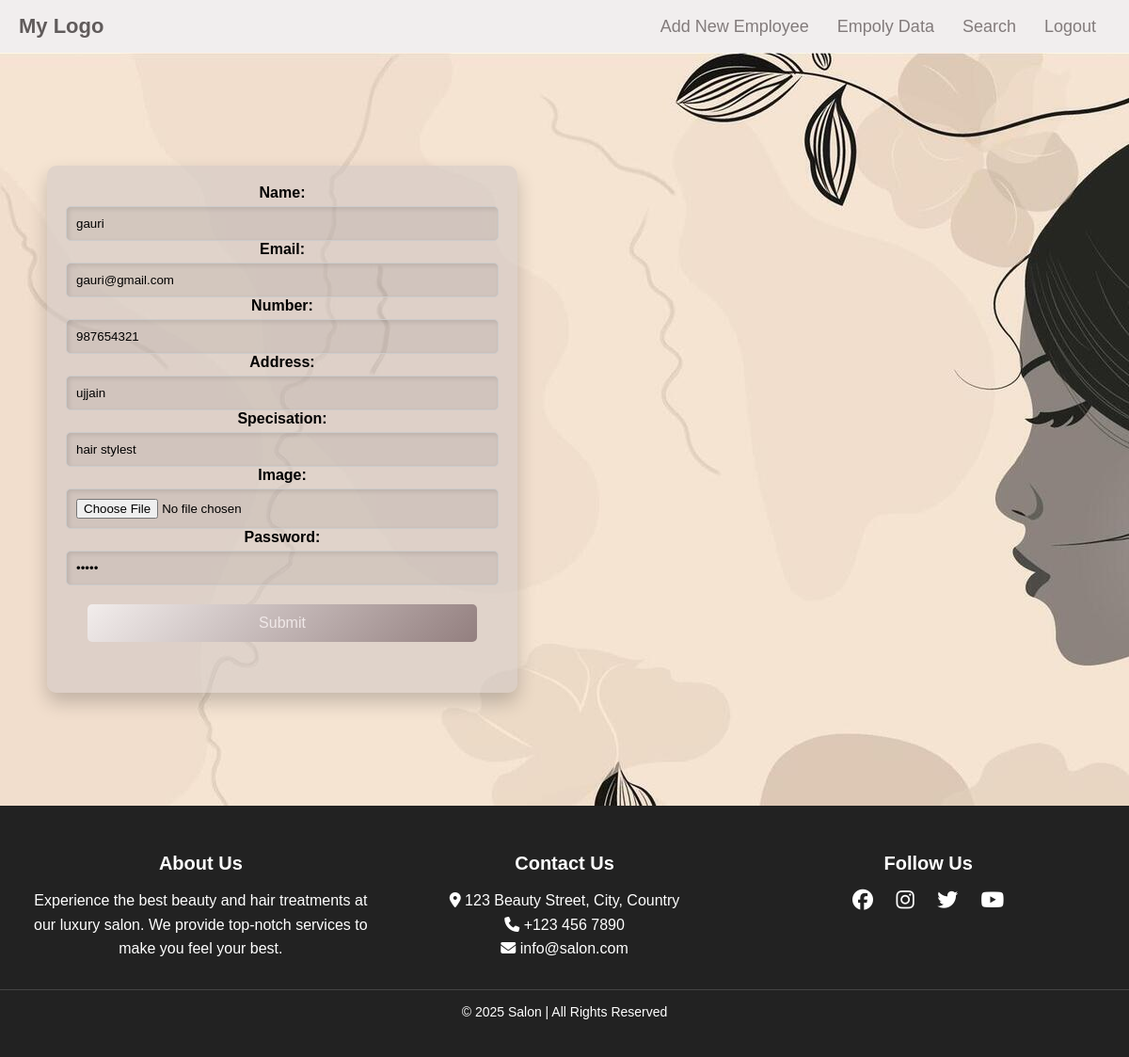
Page /update/3 on the committed database.
### app/models.py (models this page shows)
class Empoly(models.Model):
    name = models.CharField(max_length=100)
    email = models.EmailField(max_length=100)
    phone = models.IntegerField()
    address = models.CharField(max_length=100)
    Specilastion=models.CharField(max_length=100)
    image=models.ImageField(upload_to = 'image/')
    password=models.CharField(max_length=50)

### app/views.py (the view, shortened to what this page needs)
# urls.py: path('update/<int:pk>',views.update,name='update'),
def update(request,pk):
    print(pk)
    x=Empoly.objects.get(id=pk)
    print(x)
    return render(request,'update.html',{'data4':x})

### app/templates/update.html (shortened to what this page needs)
{% extends 'adminbase.html' %}
{% load static %}
{% block content %}
{% block css %}
 <link rel="stylesheet" type="text/css" href="{% static 'css/clientbase.css' %}" />
{% endblock %}
  {% if data4 %}
<center>
<div class="body">
<form action="{% url 'update' pk=data4.id %}" method="post" enctype="multipart/form-data">
   <label for="name">Name:</label>
   <input type="text" name="name" value="{{data4.name}}"><br>
   <label for="email">Email:</label>
   <input type="email" name="email" value="{{data4.email}}" readonly><br>
   <label for="number">Number:</label>
   <input type="number" name="phone" value="{{data4.phone}}"><br>
   <label for="address">Address:</label>
   <input type="address" name="address" value="{{data4.address}}"><br>
   <label for="Specilastion">Specisation:</label>
   <input type="Specilastion" name="Specilastion" value="{{data4.Specilastion}}"><br>
   <label for="image">Image:</label>
   <input type="file" name="image" value="{{data4.image}}" accept=".jpeg, .png,.avif "><br>
    <label for="password">Password:</label>
   <input type="password" name="password" value="{{data4.password}}"><br>
   <button type="submit" value="Update" a href="{% url 'registration_table' %}"> Submit </button>
 </form>
</center>
 {% endif %}
 {% endblock %}

### app/static/css/clientbase.css (style rules this page uses)
* { margin: 0; padding: 0; box-sizing: border-box; font-family: Arial, sans-serif; }

### rows in the picture
Empoly: name "gauri", email "gauri@gmail.com", phone "987654321", address "ujjain", Specilastion "hair stylest"
